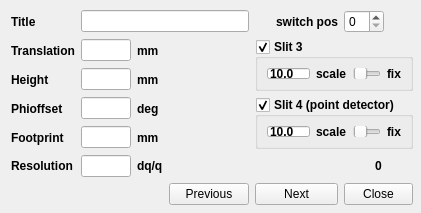
<?xml version="1.0" encoding="UTF-8"?>
<ui version="4.0">
 <class>SampleForm</class>
 <widget class="QWidget" name="SampleForm">
  <property name="geometry">
   <rect>
    <x>0</x>
    <y>0</y>
    <width>421</width>
    <height>213</height>
   </rect>
  </property>
  <property name="minimumSize">
   <size>
    <width>415</width>
    <height>213</height>
   </size>
  </property>
  <property name="windowTitle">
   <string>SampleForm</string>
  </property>
  <widget class="QWidget" name="layoutWidget">
   <property name="geometry">
    <rect>
     <x>11</x>
     <y>10</y>
     <width>402</width>
     <height>195</height>
    </rect>
   </property>
   <layout class="QGridLayout" name="gridLayout">
    <item row="0" column="0">
     <widget class="QLabel" name="label">
      <property name="font">
       <font>
        <weight>75</weight>
        <bold>true</bold>
       </font>
      </property>
      <property name="text">
       <string>Title</string>
      </property>
     </widget>
    </item>
    <item row="0" column="1" colspan="4">
     <widget class="QLineEdit" name="titleEdit">
      <property name="minimumSize">
       <size>
        <width>130</width>
        <height>0</height>
       </size>
      </property>
     </widget>
    </item>
    <item row="0" column="6">
     <widget class="QLabel" name="label_18">
      <property name="font">
       <font>
        <weight>75</weight>
        <bold>true</bold>
       </font>
      </property>
      <property name="text">
       <string>switch pos</string>
      </property>
      <property name="alignment">
       <set>Qt::AlignRight|Qt::AlignTrailing|Qt::AlignVCenter</set>
      </property>
     </widget>
    </item>
    <item row="1" column="0">
     <widget class="QLabel" name="label_4">
      <property name="font">
       <font>
        <weight>75</weight>
        <bold>true</bold>
       </font>
      </property>
      <property name="text">
       <string>Translation</string>
      </property>
     </widget>
    </item>
    <item row="1" column="1">
     <widget class="QLineEdit" name="lineEdit_3">
      <property name="maximumSize">
       <size>
        <width>50</width>
        <height>16777215</height>
       </size>
      </property>
     </widget>
    </item>
    <item row="1" column="2">
     <widget class="QLabel" name="label_16">
      <property name="font">
       <font>
        <weight>75</weight>
        <bold>true</bold>
       </font>
      </property>
      <property name="text">
       <string>mm</string>
      </property>
     </widget>
    </item>
    <item row="1" column="5" rowspan="2" colspan="3">
     <widget class="QGroupBox" name="groupBox">
      <property name="font">
       <font>
        <weight>75</weight>
        <bold>true</bold>
       </font>
      </property>
      <property name="title">
       <string>Slit 3</string>
      </property>
      <property name="checkable">
       <bool>true</bool>
      </property>
      <layout class="QHBoxLayout" name="horizontalLayout">
       <item>
        <widget class="QLineEdit" name="lineEdit_s3">
         <property name="maximumSize">
          <size>
           <width>100</width>
           <height>16777215</height>
          </size>
         </property>
         <property name="baseSize">
          <size>
           <width>100</width>
           <height>0</height>
          </size>
         </property>
         <property name="text">
          <string>10.0</string>
         </property>
        </widget>
       </item>
       <item>
        <widget class="QLabel" name="label_11">
         <property name="text">
          <string>scale</string>
         </property>
        </widget>
       </item>
       <item>
        <widget class="QSlider" name="horizontalSlider">
         <property name="maximum">
          <number>1</number>
         </property>
         <property name="orientation">
          <enum>Qt::Horizontal</enum>
         </property>
        </widget>
       </item>
       <item>
        <widget class="QLabel" name="label_12">
         <property name="text">
          <string>fix</string>
         </property>
        </widget>
       </item>
      </layout>
     </widget>
    </item>
    <item row="2" column="0">
     <widget class="QLabel" name="label_3">
      <property name="font">
       <font>
        <weight>75</weight>
        <bold>true</bold>
       </font>
      </property>
      <property name="text">
       <string>Height</string>
      </property>
     </widget>
    </item>
    <item row="2" column="1">
     <widget class="QLineEdit" name="lineEdit_4">
      <property name="maximumSize">
       <size>
        <width>50</width>
        <height>16777215</height>
       </size>
      </property>
     </widget>
    </item>
    <item row="2" column="2">
     <widget class="QLabel" name="label_15">
      <property name="font">
       <font>
        <weight>75</weight>
        <bold>true</bold>
       </font>
      </property>
      <property name="text">
       <string>mm</string>
      </property>
     </widget>
    </item>
    <item row="3" column="0">
     <widget class="QLabel" name="label_5">
      <property name="font">
       <font>
        <weight>75</weight>
        <bold>true</bold>
       </font>
      </property>
      <property name="text">
       <string>Phioffset</string>
      </property>
     </widget>
    </item>
    <item row="3" column="1">
     <widget class="QLineEdit" name="lineEdit_5">
      <property name="maximumSize">
       <size>
        <width>50</width>
        <height>16777215</height>
       </size>
      </property>
     </widget>
    </item>
    <item row="3" column="2">
     <widget class="QLabel" name="label_17">
      <property name="font">
       <font>
        <weight>75</weight>
        <bold>true</bold>
       </font>
      </property>
      <property name="text">
       <string>deg</string>
      </property>
     </widget>
    </item>
    <item row="3" column="5" rowspan="2" colspan="3">
     <widget class="QGroupBox" name="groupBox_2">
      <property name="font">
       <font>
        <weight>75</weight>
        <bold>true</bold>
       </font>
      </property>
      <property name="title">
       <string>Slit 4 (point detector)</string>
      </property>
      <property name="checkable">
       <bool>true</bool>
      </property>
      <layout class="QHBoxLayout" name="horizontalLayout_2">
       <item>
        <widget class="QLineEdit" name="lineEdit_s4">
         <property name="maximumSize">
          <size>
           <width>100</width>
           <height>16777215</height>
          </size>
         </property>
         <property name="text">
          <string>10.0</string>
         </property>
        </widget>
       </item>
       <item>
        <widget class="QLabel" name="label_14">
         <property name="text">
          <string>scale</string>
         </property>
        </widget>
       </item>
       <item>
        <widget class="QSlider" name="horizontalSlider_2">
         <property name="maximum">
          <number>1</number>
         </property>
         <property name="orientation">
          <enum>Qt::Horizontal</enum>
         </property>
        </widget>
       </item>
       <item>
        <widget class="QLabel" name="label_13">
         <property name="text">
          <string>fix</string>
         </property>
        </widget>
       </item>
      </layout>
     </widget>
    </item>
    <item row="4" column="0">
     <widget class="QLabel" name="label_6">
      <property name="font">
       <font>
        <weight>75</weight>
        <bold>true</bold>
       </font>
      </property>
      <property name="text">
       <string>Footprint</string>
      </property>
     </widget>
    </item>
    <item row="4" column="1">
     <widget class="QLineEdit" name="lineEdit_6">
      <property name="maximumSize">
       <size>
        <width>50</width>
        <height>16777215</height>
       </size>
      </property>
     </widget>
    </item>
    <item row="4" column="2">
     <widget class="QLabel" name="label_8">
      <property name="font">
       <font>
        <weight>75</weight>
        <bold>true</bold>
       </font>
      </property>
      <property name="text">
       <string>mm</string>
      </property>
     </widget>
    </item>
    <item row="5" column="0">
     <widget class="QLabel" name="label_7">
      <property name="font">
       <font>
        <weight>75</weight>
        <bold>true</bold>
       </font>
      </property>
      <property name="text">
       <string>Resolution</string>
      </property>
     </widget>
    </item>
    <item row="5" column="1">
     <widget class="QLineEdit" name="lineEdit_7">
      <property name="maximumSize">
       <size>
        <width>50</width>
        <height>16777215</height>
       </size>
      </property>
     </widget>
    </item>
    <item row="5" column="2">
     <widget class="QLabel" name="label_9">
      <property name="font">
       <font>
        <weight>75</weight>
        <bold>true</bold>
       </font>
      </property>
      <property name="text">
       <string>dq/q</string>
      </property>
     </widget>
    </item>
    <item row="5" column="7">
     <widget class="QLabel" name="label_10">
      <property name="minimumSize">
       <size>
        <width>0</width>
        <height>0</height>
       </size>
      </property>
      <property name="maximumSize">
       <size>
        <width>16777215</width>
        <height>16777215</height>
       </size>
      </property>
      <property name="font">
       <font>
        <weight>75</weight>
        <bold>true</bold>
       </font>
      </property>
      <property name="text">
       <string>0</string>
      </property>
      <property name="alignment">
       <set>Qt::AlignCenter</set>
      </property>
     </widget>
    </item>
    <item row="6" column="3" colspan="2">
     <widget class="QPushButton" name="pushButton">
      <property name="text">
       <string>Previous</string>
      </property>
     </widget>
    </item>
    <item row="6" column="5" colspan="2">
     <widget class="QPushButton" name="pushButton_2">
      <property name="text">
       <string>Next</string>
      </property>
     </widget>
    </item>
    <item row="6" column="7">
     <widget class="QPushButton" name="pushButton_3">
      <property name="text">
       <string>Close</string>
      </property>
     </widget>
    </item>
    <item row="0" column="7">
     <widget class="QSpinBox" name="spinBox">
      <property name="maximumSize">
       <size>
        <width>40</width>
        <height>16777215</height>
       </size>
      </property>
     </widget>
    </item>
    <item row="0" column="5">
     <spacer name="horizontalSpacer">
      <property name="orientation">
       <enum>Qt::Horizontal</enum>
      </property>
      <property name="sizeHint" stdset="0">
       <size>
        <width>60</width>
        <height>20</height>
       </size>
      </property>
     </spacer>
    </item>
   </layout>
  </widget>
 </widget>
 <tabstops>
  <tabstop>titleEdit</tabstop>
  <tabstop>lineEdit_3</tabstop>
  <tabstop>lineEdit_4</tabstop>
  <tabstop>lineEdit_5</tabstop>
  <tabstop>lineEdit_6</tabstop>
  <tabstop>lineEdit_7</tabstop>
  <tabstop>lineEdit_s3</tabstop>
  <tabstop>horizontalSlider</tabstop>
  <tabstop>lineEdit_s4</tabstop>
  <tabstop>horizontalSlider_2</tabstop>
  <tabstop>pushButton_2</tabstop>
  <tabstop>pushButton_3</tabstop>
  <tabstop>pushButton</tabstop>
  <tabstop>groupBox</tabstop>
  <tabstop>groupBox_2</tabstop>
 </tabstops>
 <resources/>
 <connections>
  <connection>
   <sender>pushButton_3</sender>
   <signal>clicked()</signal>
   <receiver>SampleForm</receiver>
   <slot>saveSample()</slot>
   <hints>
    <hint type="sourcelabel">
     <x>337</x>
     <y>200</y>
    </hint>
    <hint type="destinationlabel">
     <x>309</x>
     <y>156</y>
    </hint>
   </hints>
  </connection>
  <connection>
   <sender>pushButton</sender>
   <signal>clicked()</signal>
   <receiver>SampleForm</receiver>
   <slot>prevSample()</slot>
   <hints>
    <hint type="sourcelabel">
     <x>192</x>
     <y>199</y>
    </hint>
    <hint type="destinationlabel">
     <x>225</x>
     <y>106</y>
    </hint>
   </hints>
  </connection>
  <connection>
   <sender>pushButton_2</sender>
   <signal>clicked()</signal>
   <receiver>SampleForm</receiver>
   <slot>nextSample()</slot>
   <hints>
    <hint type="sourcelabel">
     <x>264</x>
     <y>194</y>
    </hint>
    <hint type="destinationlabel">
     <x>334</x>
     <y>123</y>
    </hint>
   </hints>
  </connection>
 </connections>
 <slots>
  <slot>saveSample()</slot>
  <slot>prevSample()</slot>
  <slot>nextSample()</slot>
 </slots>
</ui>
